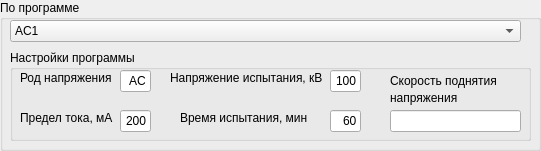
     <widget class="QGroupBox" name="ProgrammControl">
      <property name="geometry">
       <rect>
        <x>580</x>
        <y>12</y>
        <width>541</width>
        <height>151</height>
       </rect>
      </property>
      <property name="title">
       <string>По программе</string>
      </property>
      <widget class="QComboBox" name="ProgrammSelectBox">
       <property name="geometry">
        <rect>
         <x>10</x>
         <y>20</y>
         <width>511</width>
         <height>22</height>
        </rect>
       </property>
       <item>
        <property name="text">
         <string>AC1</string>
        </property>
       </item>
       <item>
        <property name="text">
         <string>AC2</string>
        </property>
       </item>
       <item>
        <property name="text">
         <string>AC3</string>
        </property>
       </item>
       <item>
        <property name="text">
         <string>AC4</string>
        </property>
       </item>
       <item>
        <property name="text">
         <string>AC5</string>
        </property>
       </item>
       <item>
        <property name="text">
         <string>DC1</string>
        </property>
       </item>
       <item>
        <property name="text">
         <string>DC2</string>
        </property>
       </item>
       <item>
        <property name="text">
         <string>DC3</string>
        </property>
       </item>
       <item>
        <property name="text">
         <string>DC4</string>
        </property>
       </item>
       <item>
        <property name="text">
         <string>DC5</string>
        </property>
       </item>
      </widget>
      <widget class="QGroupBox" name="groupBox_11">
       <property name="geometry">
        <rect>
         <x>10</x>
         <y>50</y>
         <width>521</width>
         <height>91</height>
        </rect>
       </property>
       <property name="title">
        <string>Настройки программы</string>
       </property>
       <widget class="QLabel" name="label_26">
        <property name="geometry">
         <rect>
          <x>10</x>
          <y>20</y>
          <width>101</width>
          <height>16</height>
         </rect>
        </property>
        <property name="text">
         <string>Род напряжения</string>
        </property>
       </widget>
       <widget class="QLabel" name="label_27">
        <property name="geometry">
         <rect>
          <x>160</x>
          <y>20</y>
          <width>161</width>
          <height>16</height>
         </rect>
        </property>
        <property name="text">
         <string>Напряжение испытания, кВ</string>
        </property>
       </widget>
       <widget class="QLabel" name="label_28">
        <property name="geometry">
         <rect>
          <x>10</x>
          <y>60</y>
          <width>151</width>
          <height>16</height>
         </rect>
        </property>
        <property name="text">
         <string>Предел тока, мА</string>
        </property>
       </widget>
       <widget class="QLabel" name="label_29">
        <property name="geometry">
         <rect>
          <x>170</x>
          <y>60</y>
          <width>131</width>
          <height>16</height>
         </rect>
        </property>
        <property name="text">
         <string>Время испытания, мин</string>
        </property>
       </widget>
       <widget class="QLineEdit" name="ProgrammTypeLine">
        <property name="geometry">
         <rect>
          <x>110</x>
          <y>20</y>
          <width>31</width>
          <height>22</height>
         </rect>
        </property>
        <property name="text">
         <string>AC</string>
        </property>
        <property name="alignment">
         <set>Qt::AlignRight|Qt::AlignTrailing|Qt::AlignVCenter</set>
        </property>
        <property name="readOnly">
         <bool>true</bool>
        </property>
       </widget>
       <widget class="QLineEdit" name="ProgrammVoltageLine">
        <property name="geometry">
         <rect>
          <x>320</x>
          <y>20</y>
          <width>31</width>
          <height>22</height>
         </rect>
        </property>
        <property name="text">
         <string>100</string>
        </property>
        <property name="alignment">
         <set>Qt::AlignRight|Qt::AlignTrailing|Qt::AlignVCenter</set>
        </property>
        <property name="readOnly">
         <bool>true</bool>
        </property>
       </widget>
       <widget class="QLineEdit" name="ProgrammCurrentLine">
        <property name="geometry">
         <rect>
          <x>110</x>
          <y>60</y>
          <width>31</width>
          <height>22</height>
         </rect>
        </property>
        <property name="text">
         <string>200</string>
        </property>
        <property name="alignment">
         <set>Qt::AlignRight|Qt::AlignTrailing|Qt::AlignVCenter</set>
        </property>
        <property name="readOnly">
         <bool>true</bool>
        </property>
       </widget>
       <widget class="QLineEdit" name="ProgrammTimeLine">
        <property name="geometry">
         <rect>
          <x>320</x>
          <y>60</y>
          <width>31</width>
          <height>22</height>
         </rect>
        </property>
        <property name="text">
         <string>60</string>
        </property>
        <property name="alignment">
         <set>Qt::AlignRight|Qt::AlignTrailing|Qt::AlignVCenter</set>
        </property>
        <property name="readOnly">
         <bool>true</bool>
        </property>
       </widget>
       <widget class="QLabel" name="label_10">
        <property name="geometry">
         <rect>
          <x>380</x>
          <y>20</y>
          <width>111</width>
          <height>21</height>
         </rect>
        </property>
        <property name="text">
         <string>Скорость поднятия</string>
        </property>
       </widget>
       <widget class="QLabel" name="label_11">
        <property name="geometry">
         <rect>
          <x>380</x>
          <y>40</y>
          <width>101</width>
          <height>16</height>
         </rect>
        </property>
        <property name="text">
         <string>напряжения</string>
        </property>
       </widget>
       <widget class="QLineEdit" name="ProgrammSPEdit">
        <property name="geometry">
         <rect>
          <x>380</x>
          <y>60</y>
          <width>131</width>
          <height>22</height>
         </rect>
        </property>
        <property name="alignment">
         <set>Qt::AlignCenter</set>
        </property>
        <property name="readOnly">
         <bool>true</bool>
        </property>
       </widget>
      </widget>
     </widget>
